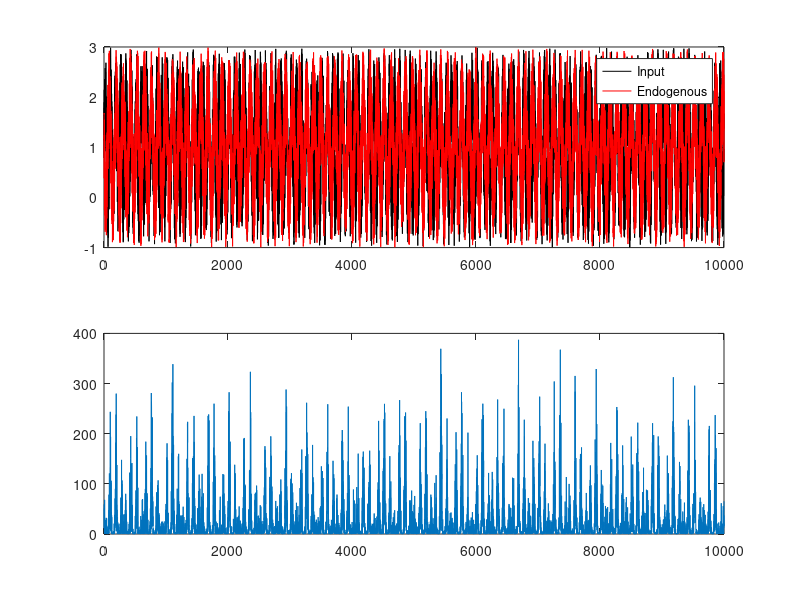
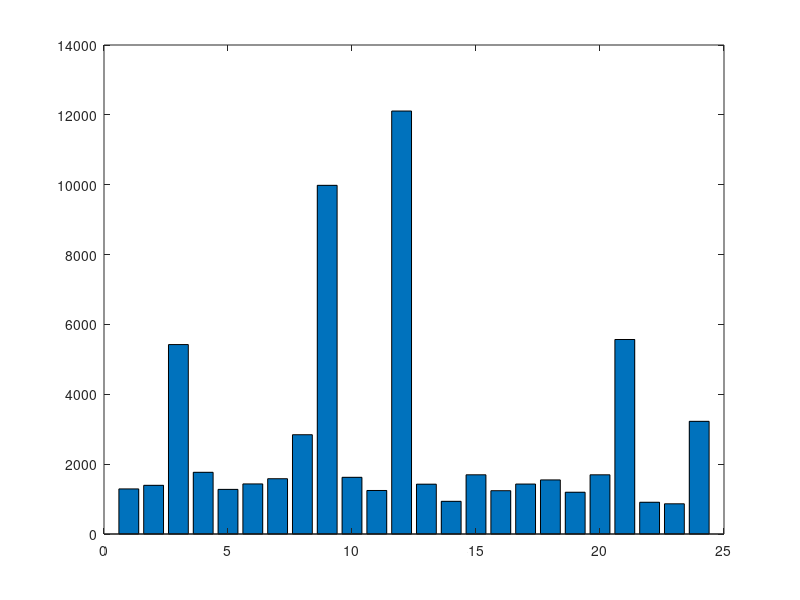
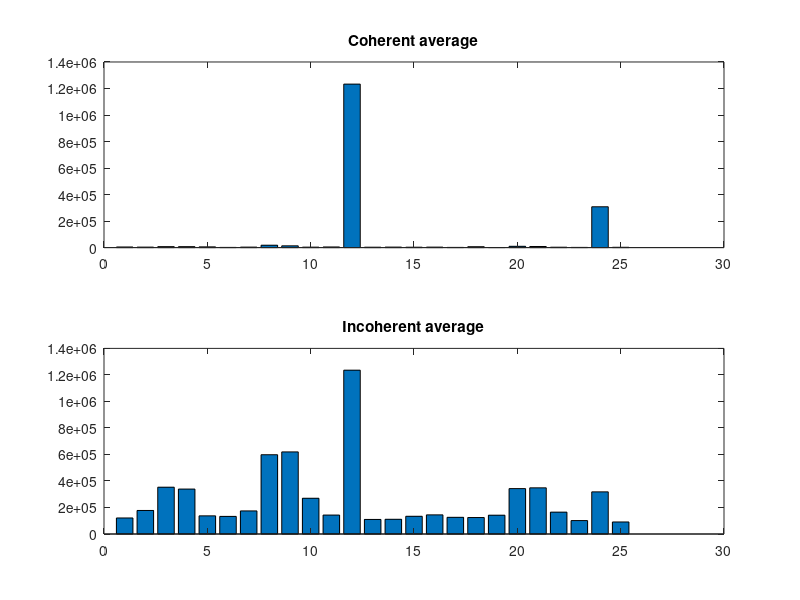

Write the MATLAB code that produced these figures, in order. (Note: this script raises an error after producing the figures.)
% Simulate what we might find in the KC IM experiment


inputFreq=12; % In Hz.
endogenousFreqBase=8.7; % In Hz

noiseLevel=2; % 1/f pink noise. Or white noise to begin with

sampleRate=1000; % Hz

nBins=10; % How many bins to sample

couplingLevel=2; % This determines how much the endogenous freq modulates the input. For Luminance it will be zero perhaps. For KC it might be a lot.
sumPowerSpectrum=zeros(1000,1);
sumCohAv=zeros(1000,1);

for thisStep=1:100
 endogenousFreq=endogenousFreqBase+rand(1)*2-1;
 
% 1: Simulate two waveforms. One is the input. One is the endogenous freq.
inputSupport=linspace(0,2*pi*inputFreq*nBins,sampleRate*nBins);%+rand(1)*360;

inputWave=sin(inputSupport)+rand(1,length(inputSupport))*noiseLevel;

endogenousSupport=linspace(0,2*pi*endogenousFreq*nBins,sampleRate*nBins)+rand(1)*360;

endogenousWave=sin(endogenousSupport)+rand(1,length(inputSupport))*noiseLevel;



% Now modulate the input by the endogenous thing. Here we will multiply it
% by some offset versoin of the wave
endogenousScale=1+endogenousWave.*couplingLevel;

modulatedWave=(inputWave.*endogenousScale).^2;
subplot(2,1,2);
plot(modulatedWave); % This modulated wave is basially your data....
                    % you have 10 seconds of 1000 samples. so it's 10000
                    % samples altogether. THis is where you jump in
                    % currently. 

% Now look at the FTs

% In real life we will do this: Chop the waveform into 1s bins, compute the
% FT, average incoherently.
finalWave=modulatedWave;% + modulatedWave.^2;

reshapedWave=reshape(finalWave,sampleRate,nBins);
ftModulateWave=fft(reshapedWave);
meanPowerSpectrum=squeeze(mean(abs(ftModulateWave),2)); % Average across the bins .  Remember to average abs rather than the raw FT
meanCohAv=squeeze(mean(ftModulateWave,2));

sumPowerSpectrum=sumPowerSpectrum+meanPowerSpectrum;
sumCohAv=sumCohAv+meanCohAv;

end
figure(1);
subplot(2,1,1);
hold off;
plot(inputWave,'k');
hold on;
plot(endogenousWave,'r');
legend({'Input','Endogenous'});
figure(2);
bar(meanPowerSpectrum(2:25)); % Ignore the first component (0 power - DC offset). Look at the frequewncies from 1Hz to 100Hz.

figure(20);
subplot(2,1,1);
h1=bar(abs(sumCohAv(2:26)));
title('Coherent average');
subplot(2,1,2);
h2=bar(sumPowerSpectrum(2:26));
title('Incoherent average');
h1Bars=get(h1,'Children');
set(h1Bars(12),'FaceColor',[1 0 0]);

